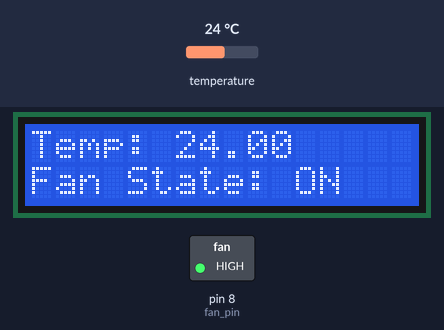
A sketch run on a simulated Arduino Uno, built with avr-gcc and run on an emulated ATmega328P. Parts: 16×2 character LCD, switched loads named in the sketch (green lamp = pin HIGH). Inputs (shaded band) come from the test bench; at power-on: temperature 24 °C. What the sketch prints to the serial monitor is not drawn.

Above: at 1.2 s.
1.3 s: temperature set to 20.3 °C
At 2.7 s:
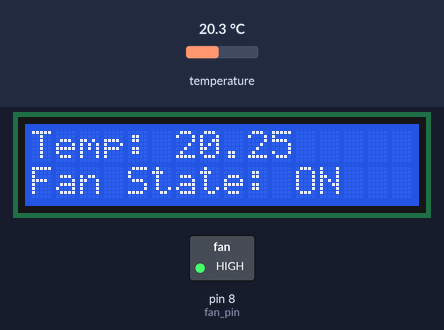
3.6 s: temperature set to 19.3 °C
At 5.8 s:
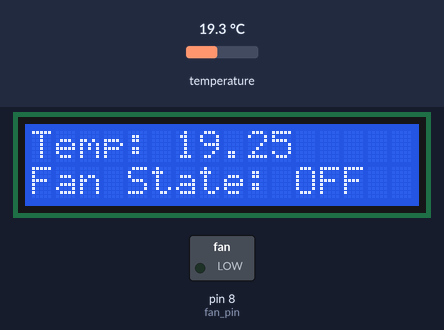
6.1 s: temperature set to 12 °C
At 7.7 s:
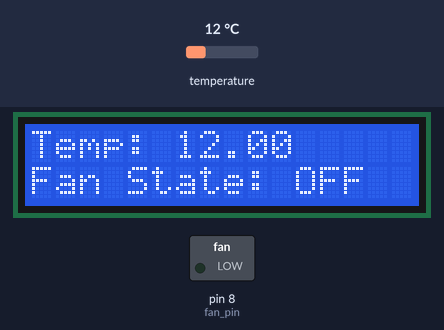
Timing chart, 0 to 9.2 s (numbered marks = the images above; inputs shaded):
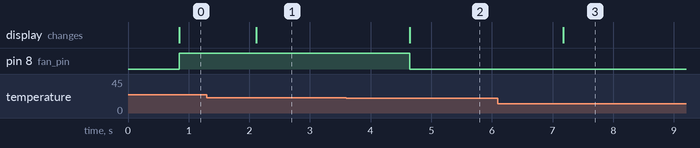

The sketch:

SimpleThermostat.ino
```cpp
// Name:    SimpleThermostat.ino
// Created: 24.04.2019 19:10:45
// Author:  Øystein Holvik Johnsen

#include <OneWire.h>
#include <DallasTemperature.h>
#include <LiquidCrystal.h>

const int ds18b20_pin = 10;  // Pin used to communicate with temperature sensor
OneWire oneWire(ds18b20_pin);
DallasTemperature ds18b20(&oneWire);

const int rs = 12, en = 11, d4 = 5, d5 = 4, d6 = 3, d7 = 2;  // Pins used to communicate with LCD display
LiquidCrystal lcd(rs, en, d4, d5, d6, d7);

const float temperature_setpoint = 20.0;    // Temperature setpoint for fan control
const float temperature_hysteresis = 0.25;  // 0.25 degrees temperature hysteresis between

const int fan_pin = 8;                      // Pin used to control fan ON or OFF

float temperature;
bool fan_state;

void setup() {
    Serial.begin(115200);
    Serial.println("Simple Thermostat");

    ds18b20.begin();

    lcd.begin(16, 2);
    lcd.print("Temp:");

    lcd.setCursor(0, 1);
    lcd.print("Fan State: OFF");

    pinMode(fan_pin, OUTPUT);
    digitalWrite(fan_pin, LOW);

    pinMode(fan_pin, OUTPUT);
    digitalWrite(fan_pin, LOW);
}

void loop() {
    ds18b20.requestTemperatures();

    temperature = ds18b20.getTempCByIndex(0);
    Serial.print("Temperature: ");
    Serial.println(temperature);

    lcd.setCursor(6, 0);
    lcd.print(temperature);

    if (temperature > (temperature_setpoint + temperature_hysteresis) && fan_state == false) {
        Serial.println("It's too hot, turn fan ON");
        fan_state = true;
        lcd.setCursor(11, 1);
        lcd.print("ON ");
        digitalWrite(fan_pin, HIGH);
    }
    else if (temperature < (temperature_setpoint - temperature_hysteresis) && fan_state == true) {
        Serial.println("It's cold enough, turn fan OFF");
        fan_state = false;
        lcd.setCursor(11, 1);
        lcd.print("OFF");
        digitalWrite(fan_pin, LOW);
    }

    delay(500);
}
```

Measured:
- the behaviour switches between 19.8 and 19.7 °C on temperature (found by bisection; images 1 and 2)
- after the input at 1.3 s, the display: changes after 0.81 s (image 1)
- after the input at 3.6 s, pin 8 (fan_pin): HIGH → LOW after 1.0 s; the display: changes after 1.0 s (image 2)
- after the input at 6.1 s, the display: changes after 1.1 s (image 3)
